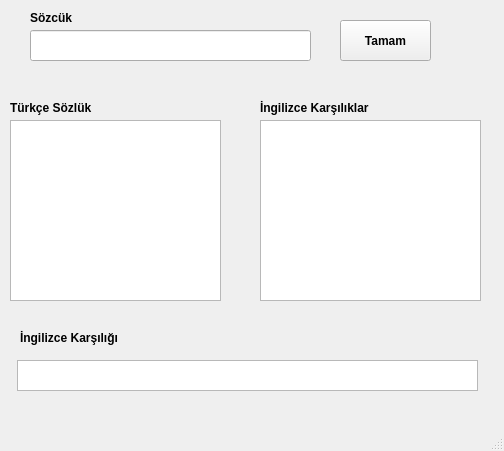
<?xml version="1.0" encoding="UTF-8"?>
<ui version="4.0">
 <class>Turkce</class>
 <widget class="QMainWindow" name="Turkce">
  <property name="geometry">
   <rect>
    <x>0</x>
    <y>0</y>
    <width>504</width>
    <height>451</height>
   </rect>
  </property>
  <property name="windowTitle">
   <string>Türkçe İngilizce Sözlük</string>
  </property>
  <widget class="QWidget" name="centralwidget">
   <widget class="QLineEdit" name="lineEdit">
    <property name="geometry">
     <rect>
      <x>30</x>
      <y>30</y>
      <width>281</width>
      <height>31</height>
     </rect>
    </property>
   </widget>
   <widget class="QPushButton" name="pushButton">
    <property name="geometry">
     <rect>
      <x>340</x>
      <y>20</y>
      <width>91</width>
      <height>41</height>
     </rect>
    </property>
    <property name="font">
     <font>
      <weight>75</weight>
      <bold>true</bold>
     </font>
    </property>
    <property name="text">
     <string>Tamam</string>
    </property>
   </widget>
   <widget class="QListWidget" name="listWidget">
    <property name="geometry">
     <rect>
      <x>10</x>
      <y>120</y>
      <width>211</width>
      <height>181</height>
     </rect>
    </property>
   </widget>
   <widget class="QListWidget" name="listWidget_2">
    <property name="geometry">
     <rect>
      <x>260</x>
      <y>120</y>
      <width>221</width>
      <height>181</height>
     </rect>
    </property>
   </widget>
   <widget class="QLabel" name="label">
    <property name="geometry">
     <rect>
      <x>30</x>
      <y>10</y>
      <width>55</width>
      <height>16</height>
     </rect>
    </property>
    <property name="font">
     <font>
      <weight>75</weight>
      <bold>true</bold>
     </font>
    </property>
    <property name="text">
     <string>Sözcük</string>
    </property>
   </widget>
   <widget class="QLabel" name="label_2">
    <property name="geometry">
     <rect>
      <x>10</x>
      <y>100</y>
      <width>91</width>
      <height>16</height>
     </rect>
    </property>
    <property name="font">
     <font>
      <weight>75</weight>
      <bold>true</bold>
     </font>
    </property>
    <property name="text">
     <string>Türkçe Sözlük</string>
    </property>
   </widget>
   <widget class="QLabel" name="label_3">
    <property name="geometry">
     <rect>
      <x>260</x>
      <y>100</y>
      <width>121</width>
      <height>16</height>
     </rect>
    </property>
    <property name="font">
     <font>
      <weight>75</weight>
      <bold>true</bold>
     </font>
    </property>
    <property name="text">
     <string>İngilizce Karşılıklar</string>
    </property>
   </widget>
   <widget class="QLabel" name="label_4">
    <property name="geometry">
     <rect>
      <x>20</x>
      <y>330</y>
      <width>111</width>
      <height>16</height>
     </rect>
    </property>
    <property name="font">
     <font>
      <weight>75</weight>
      <bold>true</bold>
     </font>
    </property>
    <property name="text">
     <string>İngilizce Karşılığı</string>
    </property>
   </widget>
   <widget class="QListWidget" name="listWidget_3">
    <property name="geometry">
     <rect>
      <x>17</x>
      <y>360</y>
      <width>461</width>
      <height>31</height>
     </rect>
    </property>
   </widget>
  </widget>
  <widget class="QMenuBar" name="menubar">
   <property name="geometry">
    <rect>
     <x>0</x>
     <y>0</y>
     <width>504</width>
     <height>26</height>
    </rect>
   </property>
  </widget>
  <widget class="QStatusBar" name="statusbar"/>
 </widget>
 <resources/>
 <connections/>
</ui>
